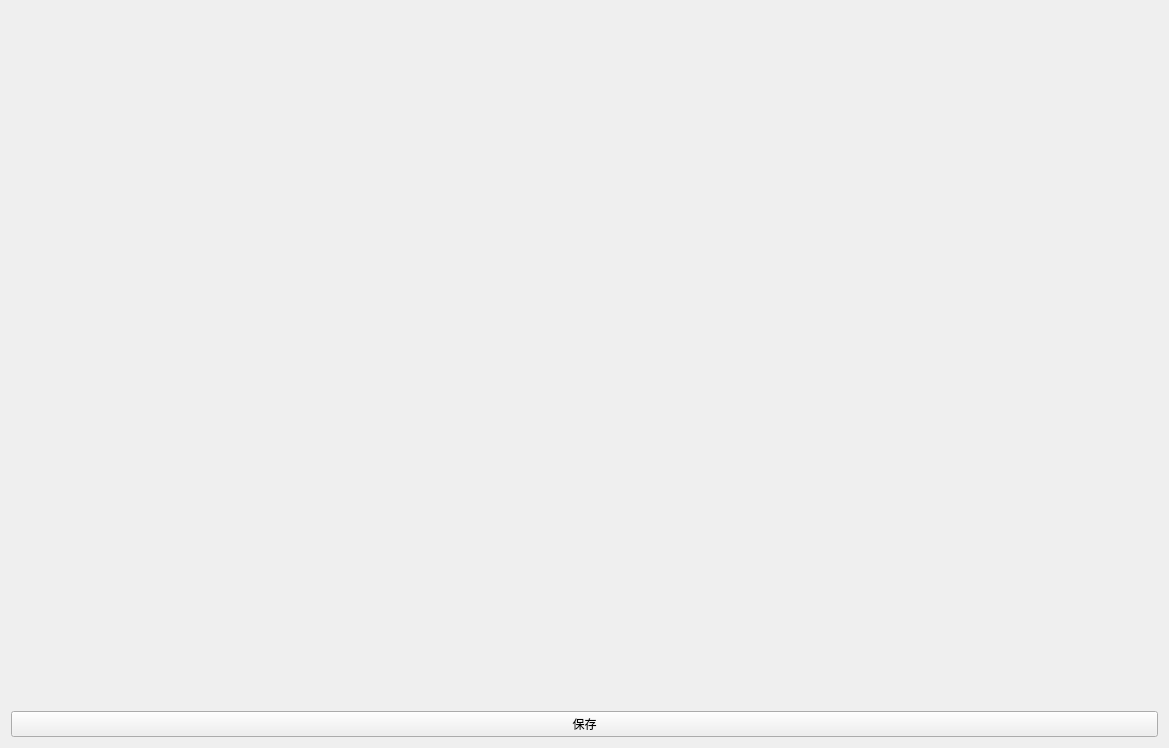
<?xml version="1.0" encoding="UTF-8"?>
<ui version="4.0">
 <class>Form</class>
 <widget class="QWidget" name="Form">
  <property name="geometry">
   <rect>
    <x>0</x>
    <y>0</y>
    <width>1169</width>
    <height>748</height>
   </rect>
  </property>
  <property name="windowTitle">
   <string>Form</string>
  </property>
  <layout class="QVBoxLayout" name="verticalLayout">
   <item>
    <widget class="MplWidget8" name="MplWidget8" native="true"/>
   </item>
   <item>
    <widget class="QPushButton" name="PushButon">
     <property name="text">
      <string>保存</string>
     </property>
    </widget>
   </item>
  </layout>
 </widget>
 <customwidgets>
  <customwidget>
   <class>MplWidget8</class>
   <extends>QWidget</extends>
   <header>mplwidget8.h</header>
   <container>1</container>
  </customwidget>
 </customwidgets>
 <resources/>
 <connections/>
</ui>
